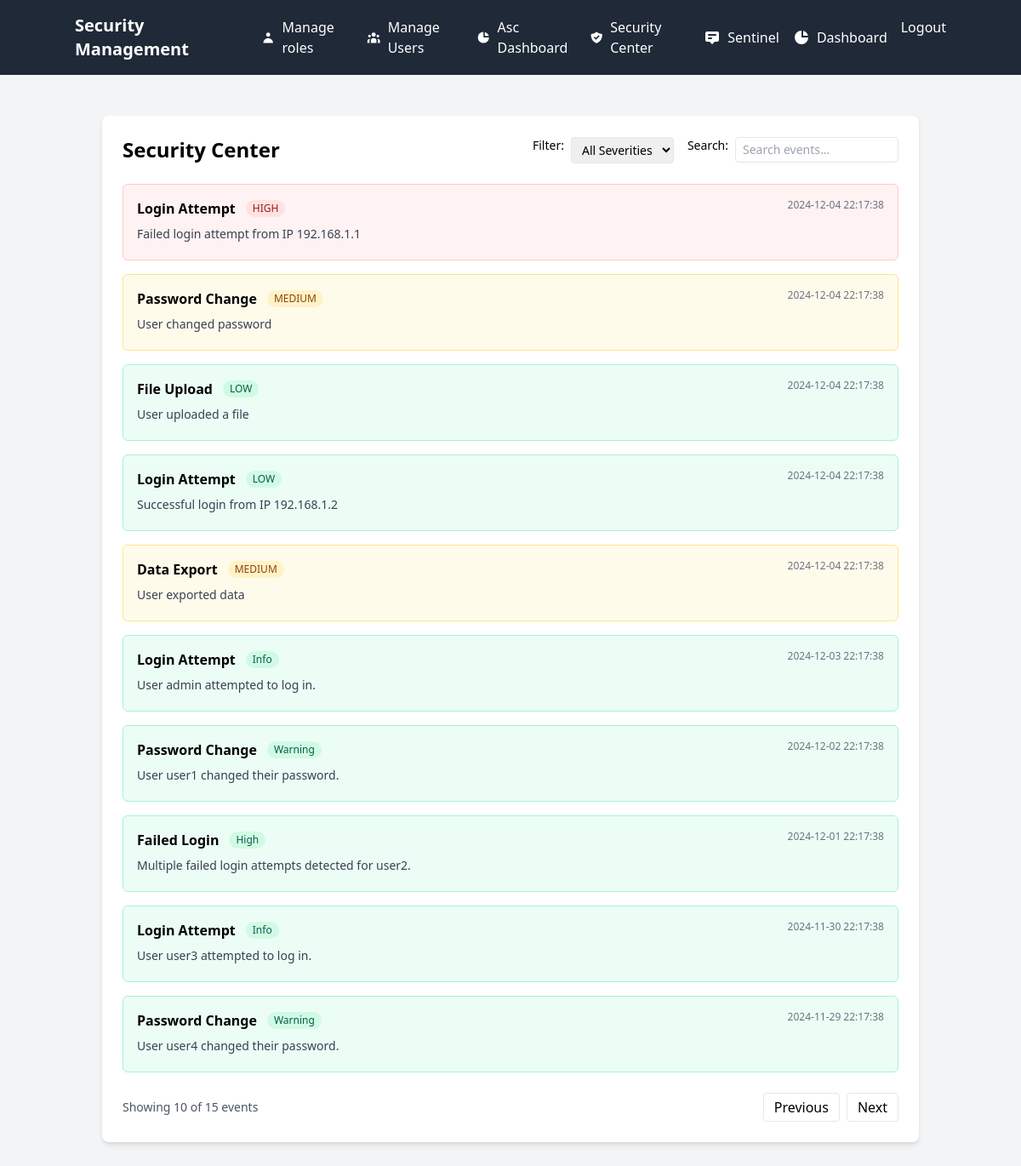
The page /security-center (signed in) on the database as committed earlier.
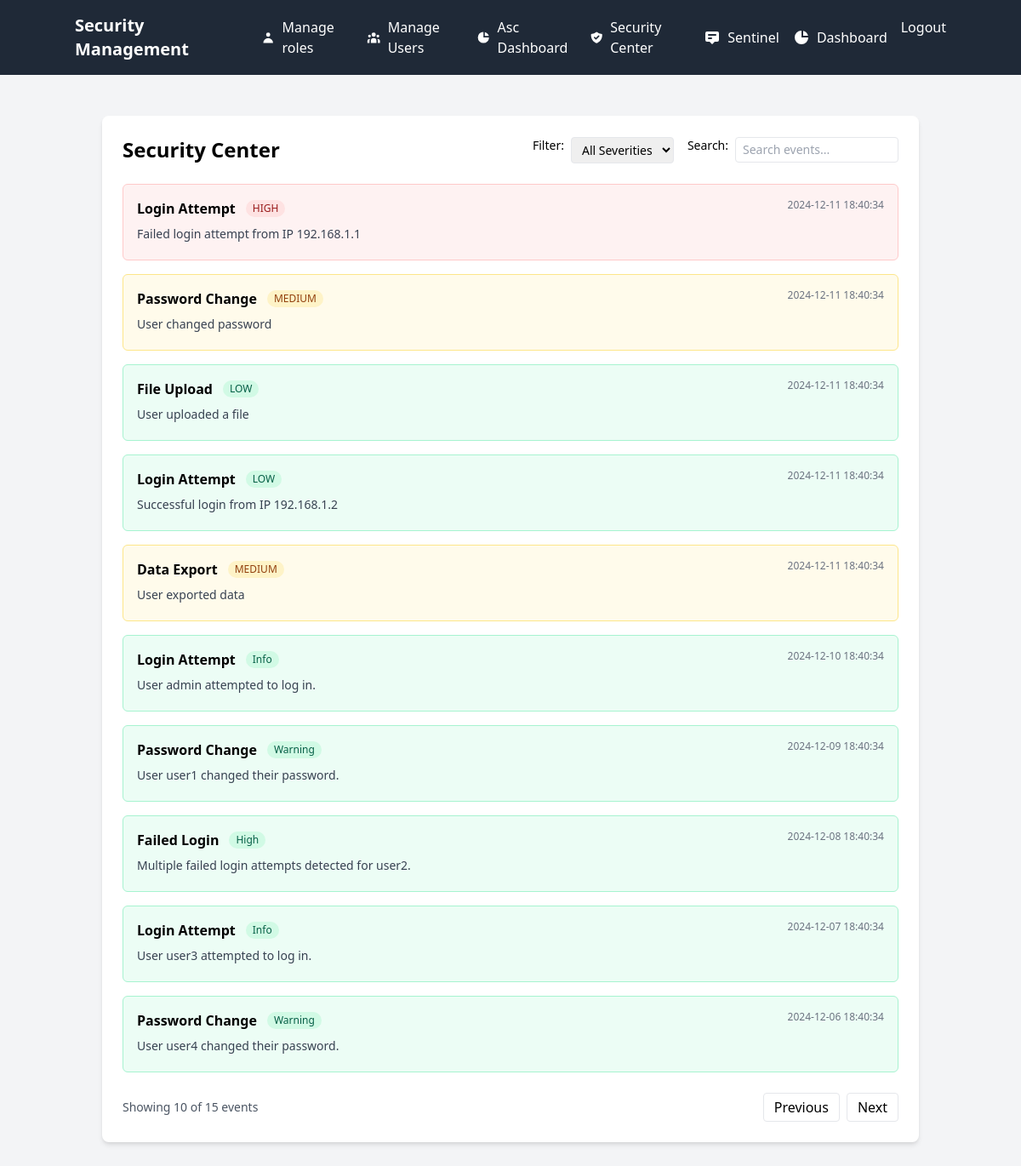
The same page on the database as committed later.
### app.py (models this page shows)
class SecurityEvent(db.Model):
    id = db.Column(db.Integer, primary_key=True)
    timestamp = db.Column(db.DateTime, nullable=False, default=datetime.datetime.utcnow)
    event_type = db.Column(db.String(50), nullable=False)
    severity = db.Column(db.String(20), nullable=False)
    description = db.Column(db.Text, nullable=False)

### app.py (the view)
@app.route('/security-center')
@login_required
def security_center():
    page = request.args.get('page', 1, type=int)
    per_page = 10  # Adjust as needed
    events_query = SecurityEvent.query.order_by(SecurityEvent.timestamp.desc())
    events_pagination = events_query.paginate(page=page, per_page=per_page)
    return render_template('security_center.html',
                           events=events_pagination.items,
                           total_events=events_pagination.total,
                           current_page=page,
                           total_pages=events_pagination.pages)

### app.py (called while the page is built)
@login_manager.user_loader
def load_user(user_id):
    return db.session.get(User, int(user_id))

    def has_permission(self, permission_name):
        if not self.role_relation:
            return False
        return db.session.query(
            exists().where(
                and_(
                    RolePermission.role_id == self.role_relation.id,
                    RolePermission.permission_id == Permission.id,
                    Permission.name == permission_name
                )
            )
        ).scalar()

### templates/security_center.html (shortened to what this page needs)
{% extends "base.html" %}
{% block content %}
<div class="container mx-auto px-4 py-8">
    <div class="bg-white p-6 rounded-lg shadow-md">
        <div class="flex justify-between items-center mb-6">
            <h2 class="text-2xl font-bold">Security Center</h2>
            <div class="flex items-center space-x-4">
                <div class="flex space-x-2">
                    <span class="text-sm font-medium">Filter:</span>
                    <select id="severity-filter" class="border rounded px-2 py-1 text-sm">
                        <option value="all">All Severities</option>
                    </select>
                </div>
                <div class="flex space-x-2">
                    <span class="text-sm font-medium">Search:</span>
                    <input type="text" id="event-search"
                           placeholder="Search events..."
                           class="border rounded px-2 py-1 text-sm w-48">
                </div>
            </div>
        </div>
        <div id="events-container" class="space-y-4">
            {% for event in events %}
            <div class="event-item border p-4 rounded-md
                {% if event.severity == 'HIGH' %}bg-red-50 border-red-200
                {% elif event.severity == 'MEDIUM' %}bg-yellow-50 border-yellow-200
                {% else %}bg-green-50 border-green-200{% endif %}"
                 data-severity="{{ event.severity }}"
                 data-description="{{ event.description|lower }}">
                <div class="flex justify-between items-start">
                    <div class="flex-grow pr-4">
                        <div class="flex items-center mb-2">
                            <h4 class="font-semibold mr-3">{{ event.event_type }}</h4>
                            <span class="px-2 py-0.5 text-xs rounded-full
                                {% if event.severity == 'HIGH' %}bg-red-100 text-red-800
                                {% elif event.severity == 'MEDIUM' %}bg-yellow-100 text-yellow-800
                                {% else %}bg-green-100 text-green-800{% endif %}">
                                {{ event.severity }}
                            </span>
                        </div>
                        <p class="text-sm text-gray-700 mb-1">{{ event.description }}</p>
                    </div>
                    <div class="text-right">
                        <p class="text-xs text-gray-500">
                            {{ event.timestamp.strftime('%Y-%m-%d %H:%M:%S') }}
                        </p>
                    </div>
                </div>
            </div>
            {% endfor %}
        </div>
        <div class="mt-6 flex justify-between items-center">
            <div class="text-sm text-gray-600">
                Showing {{ events|length }} of {{ total_events }} events
            </div>
            <div class="flex space-x-2">
                <button id="prev-page" class="px-3 py-1 border rounded hover:bg-gray-100">
                    Previous
                </button>
                <button id="next-page" class="px-3 py-1 border rounded hover:bg-gray-100">
                    Next
                </button>
            </div>
        </div>
    </div>
</div>
{% endblock %}

### templates/base.html (shortened to what this page needs)
<!DOCTYPE html>
<html lang="en">
<head>
    <link href="https://cdn.jsdelivr.net/npm/tailwindcss@2.2.19/dist/tailwind.min.css" rel="stylesheet">
</head>
<body class="bg-gray-100" x-data="{ mobileMenuOpen: false }">
    <nav class="bg-gray-800 text-white p-4">
        <div class="container mx-auto flex justify-between items-center">
            <div class="flex items-center">
                <h1 class="text-xl font-bold mr-6">Security Management</h1>
            </div>
            <div class="hidden md:flex space-x-4">
                {% if current_user.is_authenticated %}
                    <a href="{{ url_for('admin_bp.manage_roles') }}" class="hover:text-gray-200 flex items-center">
                        <svg xmlns="http://www.w3.org/2000/svg" class="h-5 w-5 mr-2" viewBox="0 0 20 20" fill="currentColor">
                            <path fill-rule="evenodd" d="M10 9a3 3 0 100-6 3 3 0 000 6zm-7 9a7 7 0 1114 0H3z" clip-rule="evenodd" />
                        </svg>
                        Manage roles
                    </a>
                    <a href="{{ url_for('admin_bp.manage_users') }}" class="hover:text-gray-200 flex items-center">
                        Manage Users
                    </a>
                    <a href="{{ url_for('asc_dashboard') }}" class="hover:text-gray-200 flex items-center">
                        <svg xmlns="http://www.w3.org/2000/svg" class="h-5 w-5 mr-2" viewBox="0 0 20 20" fill="currentColor">
                            <path d="M2 10a8 8 0 018-8v8h8a8 8 0 11-16 0z" />
                            <path d="M12 2.252A8.014 8.014 0 0117.748 8H12V2.252z" />
                        </svg>
                        Asc Dashboard
                    </a>
                    <a href="{{ url_for('security_center') }}" class="hover:text-gray-200 flex items-center">
                        Security Center
                    </a>
                    <a href="{{ url_for('sentinel') }}" class="hover:text-gray-200 flex items-center">
                        <svg xmlns="http://www.w3.org/2000/svg" class="h-5 w-5 mr-2" viewBox="0 0 20 20" fill="currentColor">
                            <path fill-rule="evenodd" d="M18 13V5a2 2 0 00-2-2H4a2 2 0 00-2 2v8a2 2 0 002 2h3l3 3 3-3h3a2 2 0 002-2zM5 7a1 1 0 011-1h8a1 1 0 110 2H6a1 1 0 01-1-1zm1 3a1 1 0 100 2h3a1 1 0 100-2H6z" clip-rule="evenodd" />
                        </svg>
                        Sentinel
                    </a>
                    <a href="{{ url_for('admin_bp.admin_dashboard') }}" class="hover:text-gray-200 flex items-center">
                        <svg xmlns="http://www.w3.org/2000/svg" class="h-5 w-5 mr-2" viewBox="0 0 20 20" fill="currentColor">
                            <path d="M2 10a8 8 0 018-8v8h8a8 8 0 11-16 0z" />
                            <path d="M12 2.252A8.014 8.014 0 0117.748 8H12V2.252z" />
                        </svg>
                        Dashboard
                    </a>
                    <form action="{{ url_for('logout') }}" method="POST" class="inline">
                        <button type="submit" class="hover:text-gray-200">Logout</button>
                    </form>
                {% else %}
                    <a href="{{ url_for('login') }}" class="hover:text-gray-200">Login</a>
                    <a href="{{ url_for('register') }}" class="hover:text-gray-200">Register</a>
                {% endif %}
            </div>
        </div>
    </nav>
    <div class="container mx-auto p-4">
        {% block content %}{% endblock %}
    </div>
</body>
</html>

Rows that differ between the two databases and show on the page:
changed SecurityEvent "Failed login attempt from IP 192.168.1.1": timestamp "2024-12-04 22:17:38" → "2024-12-11 18:40:34"
changed SecurityEvent "User changed password": timestamp "2024-12-04 22:17:38" → "2024-12-11 18:40:34"
changed SecurityEvent "File Upload": timestamp "2024-12-04 22:17:38" → "2024-12-11 18:40:34"
changed SecurityEvent "Successful login from IP 192.168.1.2": timestamp "2024-12-04 22:17:38" → "2024-12-11 18:40:34"
changed SecurityEvent "Data Export": timestamp "2024-12-04 22:17:38" → "2024-12-11 18:40:34"
changed SecurityEvent "User admin attempted to log in.": timestamp "2024-12-03 22:17:38" → "2024-12-10 18:40:34"
changed SecurityEvent "User user1 changed their password.": timestamp "2024-12-02 22:17:38" → "2024-12-09 18:40:34"
changed SecurityEvent "Failed Login": timestamp "2024-12-01 22:17:38" → "2024-12-08 18:40:34"
changed SecurityEvent "User user3 attempted to log in.": timestamp "2024-11-30 22:17:38" → "2024-12-07 18:40:34"
changed SecurityEvent "User user4 changed their password.": timestamp "2024-11-29 22:17:38" → "2024-12-06 18:40:34"
